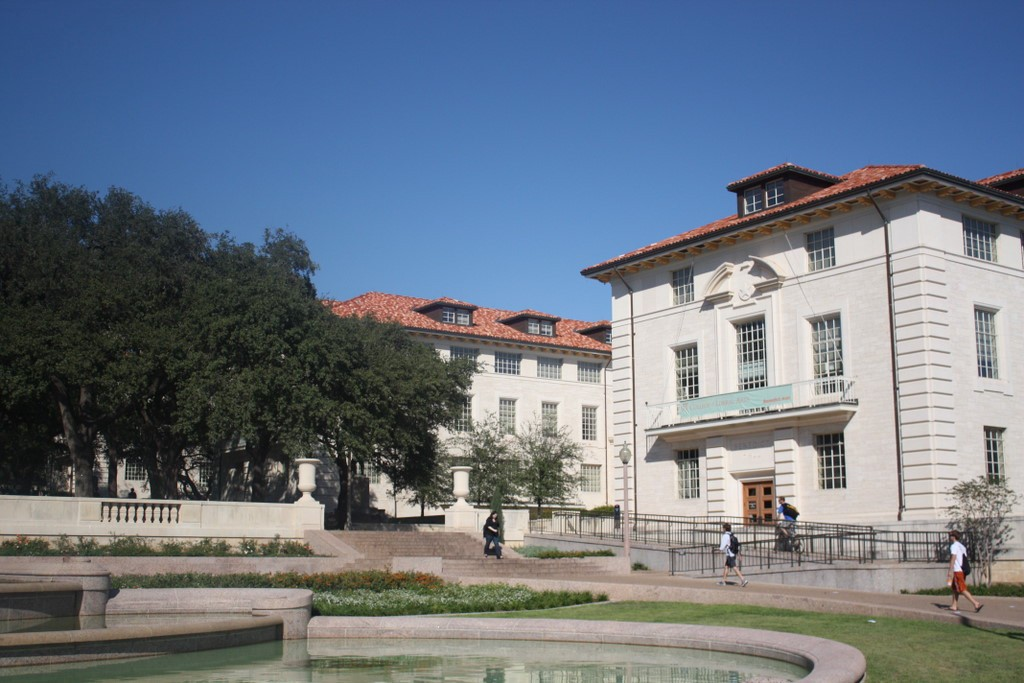
#> input picture foto1A.jpg, 1024 x 683 px
$ jupyter execute --allow-errors homography.ipynb   (Python 2 division)
#> lines starting #> are read from the running program, lines starting #| are printed output that depends on the picture; after the words box and inside, x2 and y2 are one past the last pixel; in counts of white or black regions, pixels touching at a corner belong together
[cell 1]
import cv2
import numpy as np
import matplotlib.pyplot as plt

1. Feature descriptors (SIFT SURF BRISK ORB)
2. Feature matching (BF L2norm/ Hamming=>bit wise comparison / KNN=>keep top K and search for best ratio) https://docs.opencv.org/3.4/d5/d6f/tutorial_feature_flann_matcher.html
-> i.e. when output top 2 features matches say, I1A =map=> I2A(I2A_d), I2B(I2B_d) where I2A_d < I2B_d
-> if I2A_d < 0.75 (I2B_d), it is a good match.
3. Ransac Fitting for Homography
=> Ransac fitting iteration
4. Homography fitting
5. Wrapping

[cell 2]
"""
Ransac
@param:
@Iteration number: iter
@Distance Threshold: th_dis
@Ratio threshold: th_ratio
@Iteration portion: pn

Data_X:           [M x N] M-numnber of sample, N-number of feature
Data_Y:           [M x N] M-numnber of sample, N-number of feature
PN:             M * pn portion of select data / test data
Linear_Model:   [N x N] transformation matrix to be fit


for _ in range(iter):
    num=0
    a. shuffle_data(data)
    b. fit_data, test_data = selectData(data, pn)
    c. linear_model = fitLinearModel(fit_data)
    d. for i in range(len(test_data)):
          dis = find_orthogonal_dist(test_data[i], linear_model)
          if dis < th_dist:
             num++
       ratio = num/total_data
       if ratio > cur_ratio:
          cur_ratio = ratio
          cur_linear_model = linear_model
       if ratio > th_ratio
           return linear_model

ex.
iter=10
Data_X : [128x3] feature point
Data_Y : [128x3] transformed feature point
PN : 128 * 0.2 ~= 26
Linear_model [3x3] homography matrix

"""

[cell 3]
IMAGEA = 'foto1A.jpg'
IMAGEB = 'foto1B.jpg'

[cell 4]
# select the image id (valid values 1,2,3, or 4)
feature_extractor = 'orb' # one of 'sift', 'surf', 'brisk', 'orb'
feature_matching = 'bf'

[cell 5]
# read images and transform them to grayscale
# Make sure that the train image is the image that will be transformed
trainImg = cv2.imread(IMAGEA)[:,:,::-1]
trainImg_gray = cv2.cvtColor(trainImg, cv2.COLOR_RGB2GRAY)

queryImg = cv2.imread(IMAGEB)[:,:,::-1]
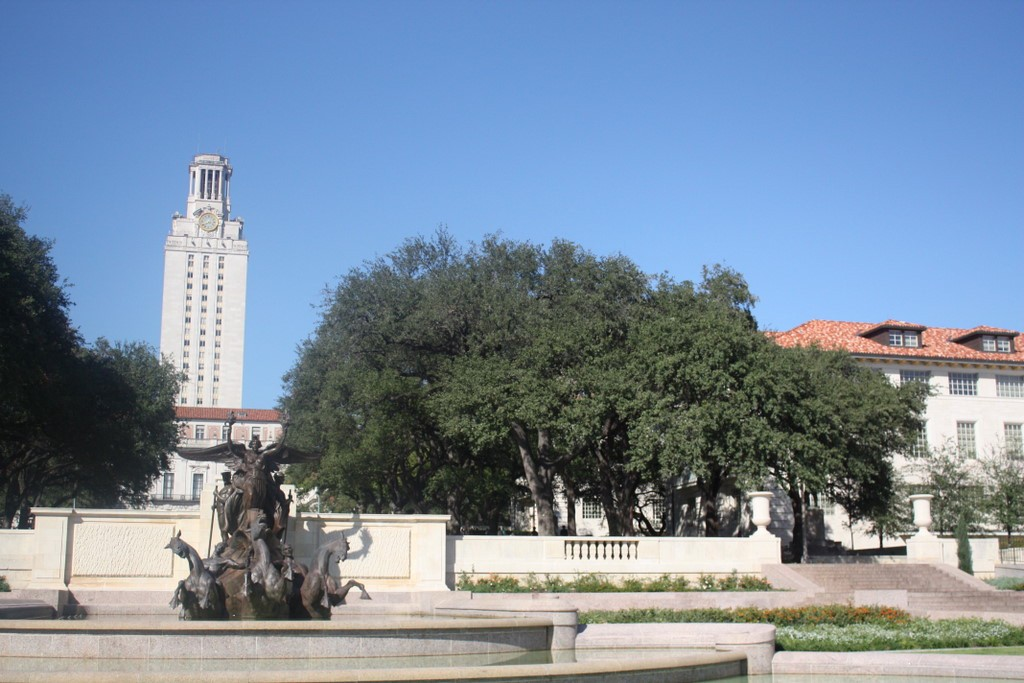
#> input picture foto1B.jpg, 1024 x 683 px
# Opencv defines the color channel in the order BGR.
# Transform it to RGB to be compatible to matplotlib
queryImg_gray = cv2.cvtColor(queryImg, cv2.COLOR_RGB2GRAY)
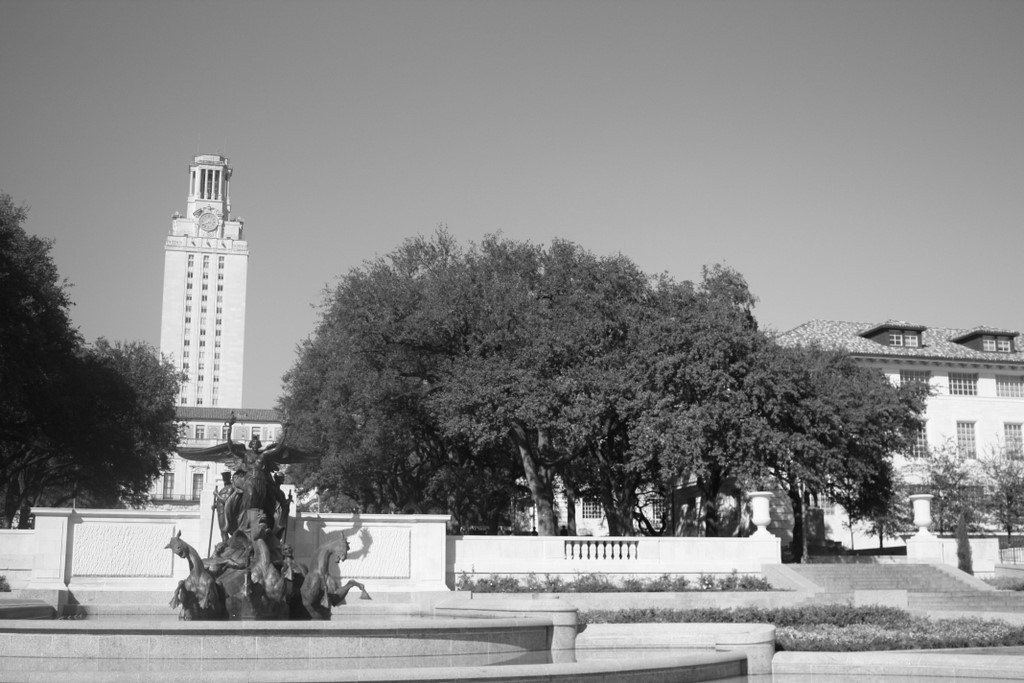
#> queryImg_gray: shape (683, 1024); min 3, max 255, mean 136.7

fig, (ax1, ax2) = plt.subplots(nrows=1, ncols=2, constrained_layout=False, figsize=(16,9))
ax1.imshow(queryImg, cmap="gray")
ax1.set_xlabel("Query image", fontsize=14)

ax2.imshow(trainImg, cmap="gray")
ax2.set_xlabel("Train image (Image to be transformed)", fontsize=14)

plt.show()
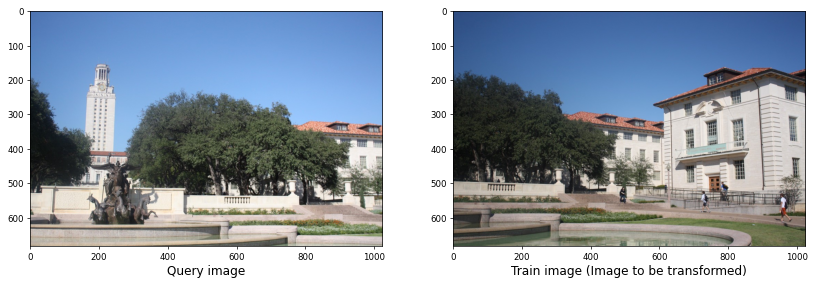
#> figure drawn by matplotlib, 2 panels

[cell 6]
def detectAndDescribe(image, method=None):
    """
    Compute key points and feature descriptors using an specific method
    """
#> called with method = 'orb'

    assert method is not None, "You need to define a feature detection method. Values are: 'sift', 'surf'"

    # detect and extract features from the image
    if method == 'sift':
        descriptor = cv2.xfeatures2d.SIFT_create()
    elif method == 'surf':
        descriptor = cv2.xfeatures2d.SURF_create()
    elif method == 'brisk':
        descriptor = cv2.BRISK_create()
    elif method == 'orb':
        descriptor = cv2.ORB_create()

    # get keypoints and descriptors
    (kps, features) = descriptor.detectAndCompute(image, None)
#> kps = 500 keypoints; strongest (x, y, size): (751, 385, 31), (762, 383, 31), (443, 516, 31), (425, 514, 37.2)

    return (kps, features)

[cell 7]
kpsA, featuresA = detectAndDescribe(trainImg_gray, method=feature_extractor)
#> kpsA has the same summary as kps in detectAndDescribe
kpsB, featuresB = detectAndDescribe(queryImg_gray, method=feature_extractor)
#> in detectAndDescribe (call 2), `(kps, features) = descriptor.detectAndCompute(image, None)`: kps = 500 keypoints; strongest (x, y, size): (534, 528, 31), (535, 533, 37.2), (637, 508, 31), (596, 544, 37.2)
#> kpsB has the same summary as kps in detectAndDescribe

[cell 8]
def drawKey(img, kps, color=(0, 255, 0)):
#> called with color = (0, 255, 0)
    for marker in kps:
        cv2.circle(img, tuple(int(i) for i in marker.pt), 5, color=color, thickness=2)
#> this loop made 500 passes
#> marker on passes 1 to 3: keypoint at (984, 426), size 31, keypoint at (727, 532), size 31, keypoint at (69, 468), size 31
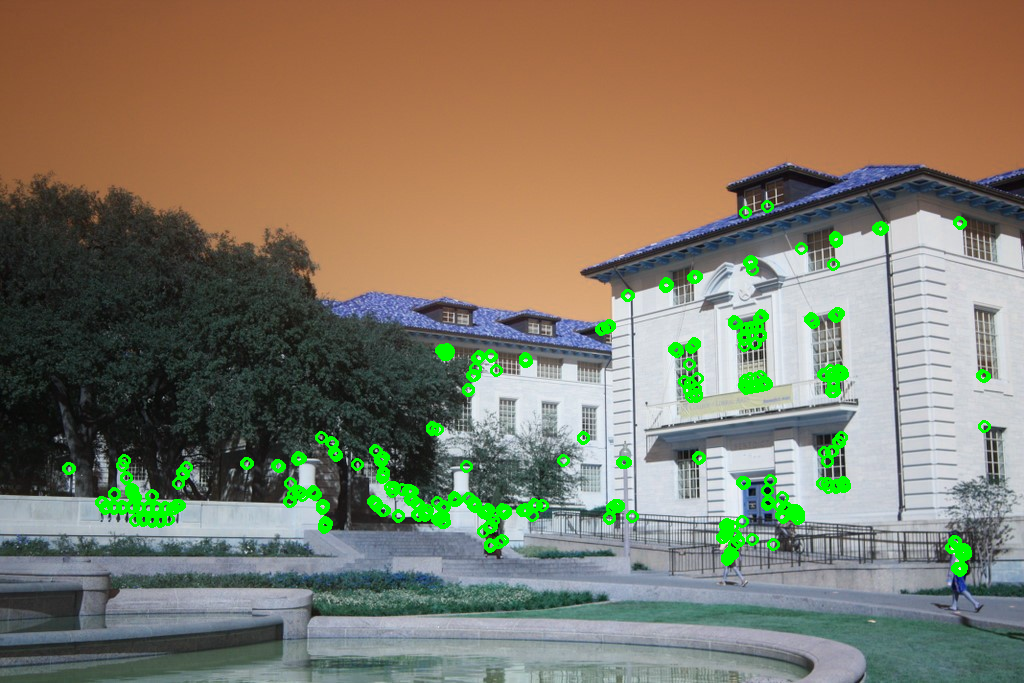
#> img: shape (683, 1024, 3); mean of channels 0, 1, 2 104.2, 122.3, 128.9; drawn as B, G, R
    return img

[cell 9]
# display the keypoints and features detected on both images
fig, (ax1,ax2) = plt.subplots(nrows=1, ncols=2, figsize=(20,8), constrained_layout=False)
_img1 = drawKey(trainImg.copy(), kpsA)
_img2 = drawKey(queryImg.copy(), kpsB, (255,0,0))
#> call 2 of drawKey, with color = (255, 0, 0)
#> the loop in drawKey (call 2), `for marker in kps:` made 500 passes
#> marker on passes 1 to 3: keypoint at (829, 481), size 31, keypoint at (634, 520), size 31, keypoint at (788, 485), size 31
#> after the loop in drawKey (call 2), `for marker in kps:`:
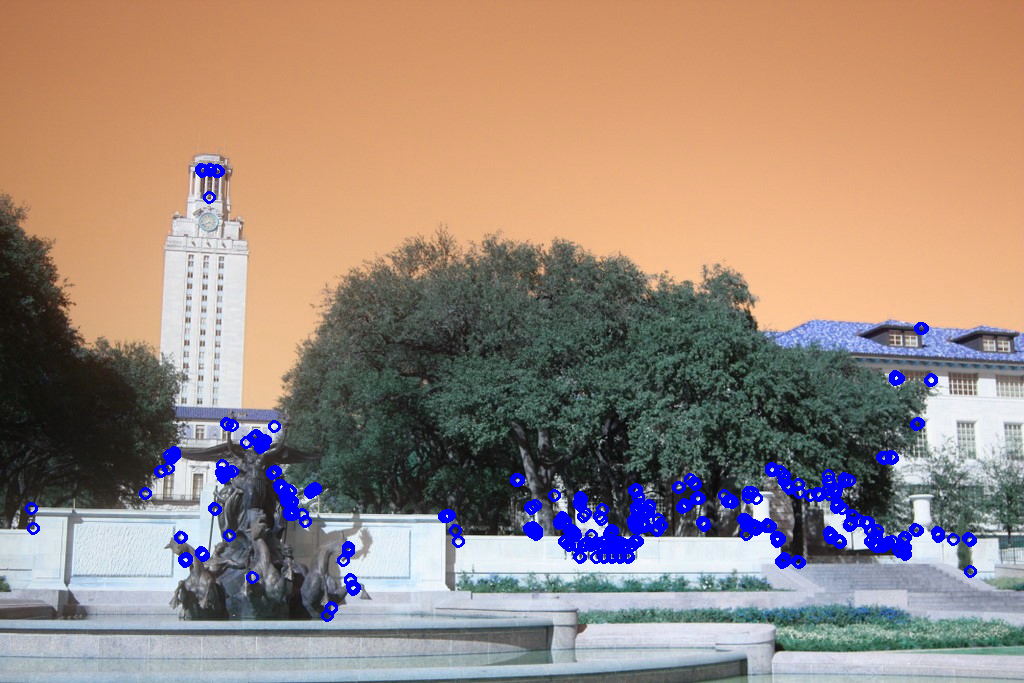
#> img: shape (683, 1024, 3); mean of channels 0, 1, 2 124.9, 136.5, 156.1; drawn as B, G, R
ax1.imshow(_img1)
ax1.set_xlabel("(a)", fontsize=14)
ax2.imshow(_img2)
ax2.set_xlabel("(b)", fontsize=14)
#| (500, 32)
#| (500, 32)

[cell 10]
def createMatcher(method,crossCheck):
    "Create and return a Matcher Object"

    if method == 'sift' or method == 'surf':
        bf = cv2.BFMatcher(cv2.NORM_L2, crossCheck=crossCheck)
    elif method == 'orb' or method == 'brisk':
        bf = cv2.BFMatcher(cv2.NORM_HAMMING, crossCheck=crossCheck)
    return bf

[cell 11]
def matchKeyPointsBF(featuresA, featuresB, method):
#> called with method = 'orb'
    bf = createMatcher(method, crossCheck=True)

    # Match descriptors.
    best_matches = bf.match(featuresA,featuresB)
#> best_matches = 189 matches

    # Sort the features in order of distance.
    # The points with small distance (more similarity) are ordered first in the vector
    rawMatches = sorted(best_matches, key = lambda x:x.distance)
#> rawMatches = 189 matches
    print("Raw matches (Brute force):", len(rawMatches))
#| Raw matches (Brute force): 189
    return rawMatches, best_matches

[cell 12]
# [14 lines left out: function matchKeyPointsKNN, not called in this run]

[cell 13]
print(featuresA.shape)
print(featuresB.shape)

[cell 14]
print("Using: {} feature matcher".format(feature_matching))

fig = plt.figure(figsize=(20,8))

if feature_matching == 'bf':
    matches, dump = matchKeyPointsBF(featuresA, featuresB, method=feature_extractor)
#> matches = 189 matches; dump = 189 matches
    img3 = cv2.drawMatches(trainImg,kpsA,queryImg,kpsB,matches[:100],
                           None,flags=cv2.DrawMatchesFlags_NOT_DRAW_SINGLE_POINTS)
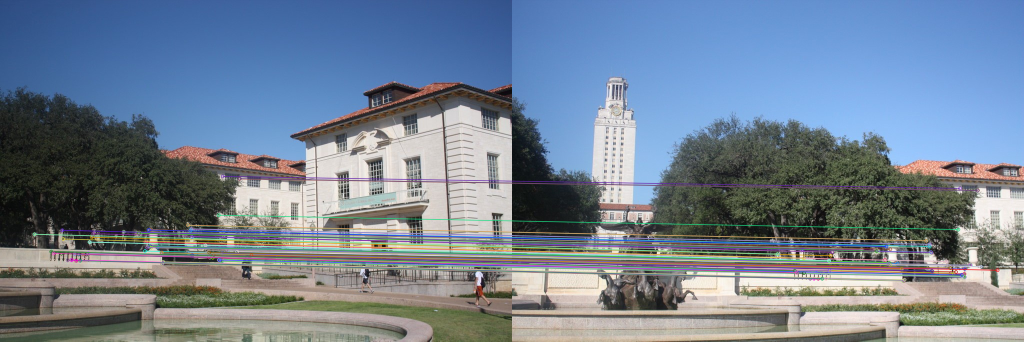
#> img3: shape (683, 2048, 3) (shown at 1/2 size); mean R, G, B 114.3, 129.2, 146.6
elif feature_matching == 'knn':
    matches = matchKeyPointsKNN(featuresA, featuresB, ratio=0.75, method=feature_extractor)
    img3 = cv2.drawMatches(trainImg,kpsA,queryImg,kpsB,np.random.choice(matches,100),
                           None,flags=cv2.DrawMatchesFlags_NOT_DRAW_SINGLE_POINTS)


plt.imshow(img3)
plt.show()

[cell 15]
len(featuresB)
#> Out = 500

[cell 16]
def getHomography(kpsA, kpsB, featuresA, featuresB, matches, reprojThresh):
    # convert the keypoints to numpy arrays
#> called with reprojThresh = 4
    kpsA = np.float32([kp.pt for kp in kpsA])
#> kpsA = 500 pairs, first value 68.4 to 984, second value 206 to 570
    kpsB = np.float32([kp.pt for kp in kpsB])
#> kpsB = 500 pairs, first value 31 to 970.6, second value 169.9 to 615.9

    if len(matches) > 4:

        # construct the two sets of points
        ptsA = np.float32([kpsA[m.queryIdx] for m in matches])
#> ptsA = 189 pairs, first value 68.4 to 964.8, second value 222.9 to 553
        ptsB = np.float32([kpsB[m.trainIdx] for m in matches])
#> ptsB = 189 pairs, first value 33 to 970.6, second value 328.3 to 587.5

        # estimate the homography between the sets of points
        (H, status) = cv2.findHomography(ptsA, ptsB, cv2.RANSAC,
            reprojThresh)
#> H = [[0.813, 0.107, 426.5], [-0.129, 0.983, 58.94], [-0.0002, 3.73e-05, 1]]; status = 189 values, max 1 at index 0, min 0 at index 67, mean 0.646

        return (matches, H, status, (ptsA, ptsB))
    else:
        return None

[cell 17]
M = getHomography(kpsA, kpsB, featuresA, featuresB, matches, reprojThresh=4)
#> M = 4 matches
if M is None:
    print("Error!")
(matches, H, status, pts) = M
#> pts = 2 point arrays, longest 189 points

[cell 18]
H
#> Out has the same summary as H in getHomography

[cell 19]
ptsA, ptsB = pts
matches = {"ptsA":ptsA, "ptsB":ptsB}
FILE = "matchespoints.npy"
np.save(FILE, matches)

#> (a cell that did not finish here is left out)

[cell 21]
# [28 lines left out: function ransac, not called in this run]

[cell 22]
# [30 lines left out: function ransac, not called in this run]

[cell 23]
n = np.array([[1,2,3],[4,5,6]])

[cell 24]
np.where([True,False,True])

#> (a cell that did not finish here is left out)

[cell 26]
_H = np.array([[ 7.92968750e-01,  7.03125000e-02,  4.38000000e+02],
 [-1.28967285e-01,  9.45312500e-01,  6.75000000e+01],
 [-2.00629234e-04,  0.00000000e+00,  1.00000000e+00]], dtype=np.float32)

[cell 27]
# Apply panorama correction
width = trainImg.shape[1] + queryImg.shape[1]
#> width = 2048
height = trainImg.shape[0] + queryImg.shape[0]
#> height = 1366

result = cv2.warpPerspective(trainImg, _H, (width, height))
result[0:queryImg.shape[0], 0:queryImg.shape[1]] = queryImg

plt.figure(figsize=(20,10))
plt.imshow(result)

plt.axis('off')
plt.show()

[cell 28]
# Apply panorama correction
width = trainImg.shape[1] + queryImg.shape[1]
height = trainImg.shape[0] + queryImg.shape[0]

result = cv2.warpPerspective(trainImg, H, (width, height))
result[0:queryImg.shape[0], 0:queryImg.shape[1]] = queryImg

plt.figure(figsize=(20,10))
plt.imshow(result)

plt.axis('off')
plt.show()

[cell 29]
print(H)
#| [[ 8.12563312e-01  1.06747292e-01  4.26545981e+02]
#|  [-1.28935495e-01  9.83146740e-01  5.89422339e+01]
#|  [-2.00144825e-04  3.72750161e-05  1.00000000e+00]]

[cell 30]
# transform the panorama image to grayscale and threshold it
gray = cv2.cvtColor(result, cv2.COLOR_BGR2GRAY)
thresh = cv2.threshold(gray, 0, 255, cv2.THRESH_BINARY)[1]
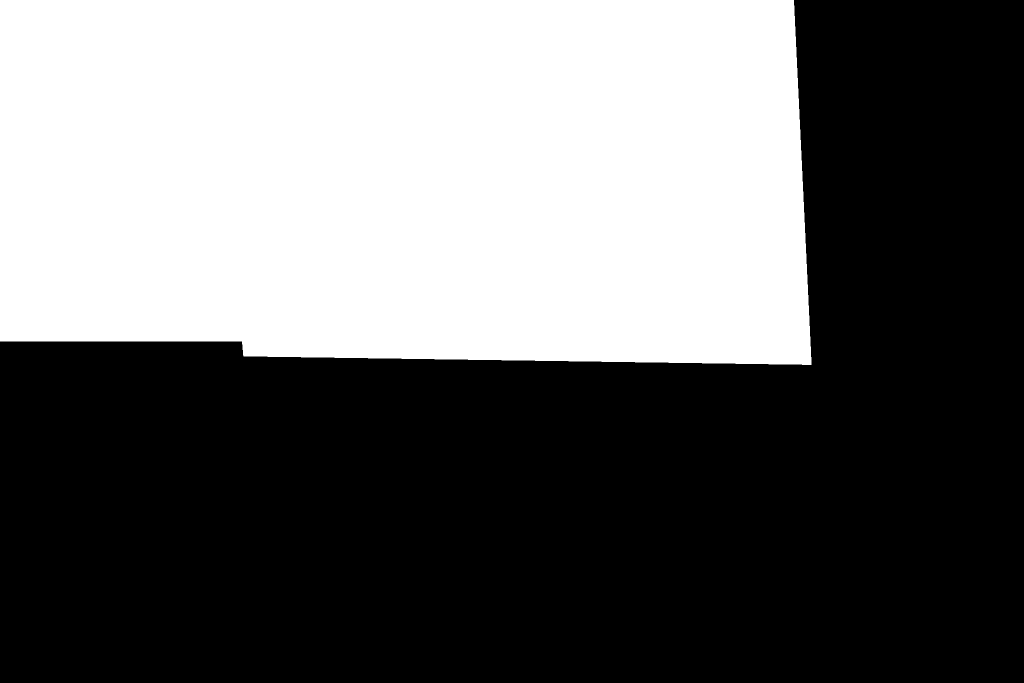
#> thresh: shape (1366, 2048) (shown at 1/2 size); 40.7% white; 1 white region

# Finds contours from the binary image
cnts = cv2.findContours(thresh.copy(), cv2.RETR_EXTERNAL, cv2.CHAIN_APPROX_SIMPLE)
#> cnts = 1 contour; box (x1, y1, x2, y2) and area: (0, 0, 1623, 730) 1137027
#> (the rest of this cell did not finish here and is left out)
